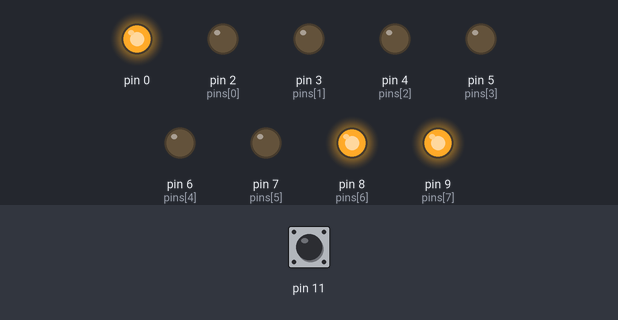
Bench run of a sketch on a simulated Arduino Uno, built with avr-gcc and run on an emulated ATmega328P. On the bench: output pins drawn as LEDs (lit = HIGH). The inputs (shaded band) are chosen by the test bench; at power-on: pin 11 HIGH.

Above: at 1.2 s.
1.3 s: pin 11 driven LOW
At 1.9 s:
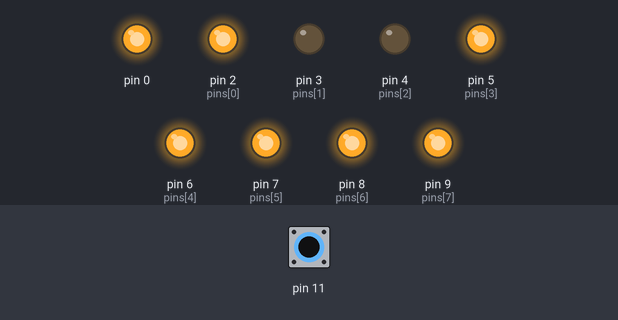
2.8 s: pin 11 pulsed HIGH 5 times (0.12 s each, 0.3 s apart)
At 4.8 s:
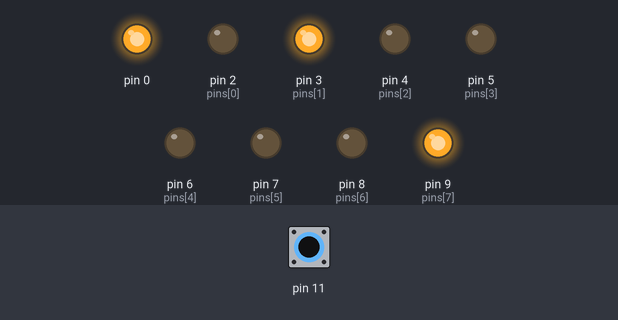
5.8 s: pin 11 pulsed HIGH 2 times (0.12 s each, 0.3 s apart)
At 7.6 s:
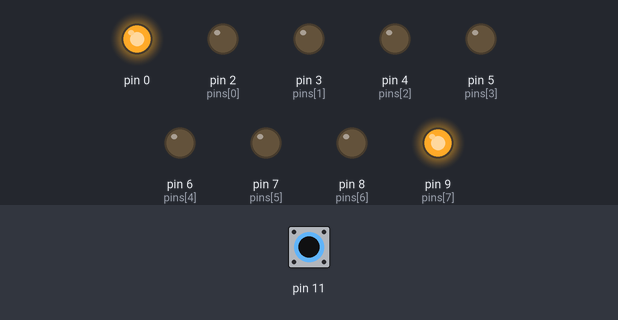
Timing chart, 0 to 9.1 s (numbered marks = the images above; inputs shaded):
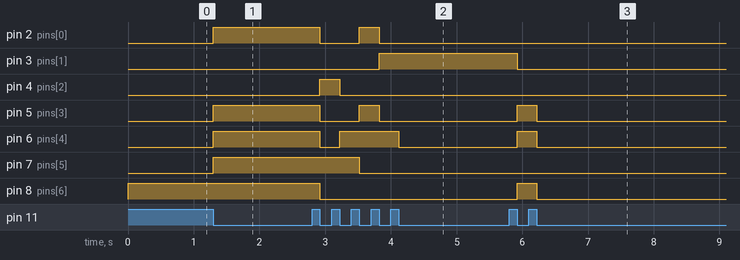

Measured:
- after the input at 1.3 s, pin 2 (pins[0]), pin 5 (pins[3]), pin 6 (pins[4]), pin 7 (pins[5]): LOW → HIGH at once
- after the input at 2.8 s, pin 2 (pins[0]), pin 5 (pins[3]): HIGH → LOW after 0.12 s, → HIGH 0.60 s later, → LOW 0.30 s later; pin 3 (pins[1]): LOW → HIGH after 1.0 s; pin 4 (pins[2]): LOW → HIGH after 0.12 s, → LOW 0.30 s later; pin 6 (pins[4]): HIGH → LOW after 0.12 s, → HIGH 0.30 s later, → LOW 0.90 s later; pin 7 (pins[5]): HIGH → LOW after 0.72 s
- after the input at 5.8 s, pin 3 (pins[1]): HIGH → LOW after 0.12 s; pin 5 (pins[3]), pin 6 (pins[4]), pin 8 (pins[6]): LOW → HIGH after 0.12 s, → LOW 0.30 s later

The sketch:

________FND____.ino
```cpp
int pins[8] = {2,3,4,5,6,7,8,9};
int arr[10][8] = {
  {0,0,0,0,0,0,1,1},
  {1,0,0,1,1,1,1,1},
  {0,0,1,0,0,1,0,1},
  {0,0,0,0,1,1,0,1},
  {1,0,0,1,1,0,0,1},
  {0,1,0,0,1,0,0,1},
  {0,1,0,0,0,0,0,1},
  {0,0,0,1,1,0,1,1},
  {0,0,0,0,0,0,0,1},
  {0,0,0,0,1,0,0,1}
};

void setup() {
  pinMode(11, INPUT);
  for(int i = 0; i<9; i++)
  {
    pinMode(pins[i], OUTPUT);
    digitalWrite(pins[i], HIGH);
  }
}

int b = 0;
int j = 0;
int bb = 0;
int type = 1;

void loop() {
  b = digitalRead(11);
  if(!b)
  {
    if(!bb)
    {
      type = 1;
      bb = 1;
    }
  }
  else
  {
    bb = 0;
  }
  if(type)
  {
    for(int i = 0; i<8; i++)
    {
      digitalWrite(pins[i], (arr[j][i]));
    }
    j++;
    if(j==10)
    {
      j = 0;
    }
    type = 0;
  }
}
```
